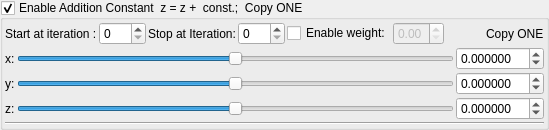
    <widget class="MyGroupBox" name="groupCheck_transform_additionConstant1_enabled">
     <property name="title">
      <string>Enable Addition Constant  z = z +  const.;  Copy ONE</string>
     </property>
     <property name="checkable">
      <bool>true</bool>
     </property>
     <layout class="QVBoxLayout" name="verticalLayout_11" stretch="0,0,0">
      <property name="spacing">
       <number>2</number>
      </property>
      <property name="leftMargin">
       <number>2</number>
      </property>
      <property name="topMargin">
       <number>2</number>
      </property>
      <property name="rightMargin">
       <number>2</number>
      </property>
      <property name="bottomMargin">
       <number>2</number>
      </property>
      <item>
       <layout class="QGridLayout" name="gridLayout_3">
        <property name="leftMargin">
         <number>0</number>
        </property>
        <property name="topMargin">
         <number>0</number>
        </property>
        <item row="0" column="3">
         <widget class="MySpinBox" name="spinboxInt_transform_additionConstant1_stop_iterations">
          <property name="sizePolicy">
           <sizepolicy hsizetype="Minimum" vsizetype="Maximum">
            <horstretch>0</horstretch>
            <verstretch>0</verstretch>
           </sizepolicy>
          </property>
          <property name="maximum">
           <number>250</number>
          </property>
         </widget>
        </item>
        <item row="0" column="2">
         <widget class="QLabel" name="label_52">
          <property name="text">
           <string>Stop at Iteration:</string>
          </property>
         </widget>
        </item>
        <item row="0" column="6">
         <widget class="MyDoubleSpinBox" name="spinbox_transform_additionConstant1_weight">
          <property name="enabled">
           <bool>false</bool>
          </property>
          <property name="sizePolicy">
           <sizepolicy hsizetype="Minimum" vsizetype="Maximum">
            <horstretch>0</horstretch>
            <verstretch>0</verstretch>
           </sizepolicy>
          </property>
          <property name="decimals">
           <number>2</number>
          </property>
          <property name="minimum">
           <double>0.000000000000000</double>
          </property>
          <property name="maximum">
           <double>1.000000000000000</double>
          </property>
          <property name="singleStep">
           <double>0.100000000000000</double>
          </property>
         </widget>
        </item>
        <item row="0" column="1">
         <widget class="MySpinBox" name="spinboxInt_transform_additionConstant1_start_iterations">
          <property name="sizePolicy">
           <sizepolicy hsizetype="Minimum" vsizetype="Maximum">
            <horstretch>0</horstretch>
            <verstretch>0</verstretch>
           </sizepolicy>
          </property>
          <property name="minimum">
           <number>0</number>
          </property>
          <property name="maximum">
           <number>250</number>
          </property>
          <property name="value">
           <number>0</number>
          </property>
         </widget>
        </item>
        <item row="0" column="8">
         <widget class="QLabel" name="label_116">
          <property name="text">
           <string>Copy ONE</string>
          </property>
         </widget>
        </item>
        <item row="0" column="0">
         <widget class="QLabel" name="label_49">
          <property name="sizePolicy">
           <sizepolicy hsizetype="Preferred" vsizetype="Preferred">
            <horstretch>0</horstretch>
            <verstretch>0</verstretch>
           </sizepolicy>
          </property>
          <property name="text">
           <string>Start at iteration :</string>
          </property>
         </widget>
        </item>
        <item row="0" column="7">
         <spacer name="horizontalSpacer_2">
          <property name="orientation">
           <enum>Qt::Horizontal</enum>
          </property>
          <property name="sizeHint" stdset="0">
           <size>
            <width>40</width>
            <height>20</height>
           </size>
          </property>
         </spacer>
        </item>
        <item row="0" column="4">
         <widget class="QCheckBox" name="checkBox_transform_additionConstant1_weight_enabled">
          <property name="text">
           <string>Enable weight:</string>
          </property>
         </widget>
        </item>
       </layout>
      </item>
      <item>
       <layout class="QGridLayout" name="gridLayout_13">
        <property name="spacing">
         <number>2</number>
        </property>
        <item row="2" column="2">
         <widget class="MyDoubleSpinBox" name="spinbox3_transform_additionConstant1_z">
          <property name="sizePolicy">
           <sizepolicy hsizetype="Minimum" vsizetype="Maximum">
            <horstretch>0</horstretch>
            <verstretch>0</verstretch>
           </sizepolicy>
          </property>
          <property name="decimals">
           <number>6</number>
          </property>
          <property name="minimum">
           <double>-99.989999999999995</double>
          </property>
          <property name="singleStep">
           <double>0.100000000000000</double>
          </property>
         </widget>
        </item>
        <item row="1" column="2">
         <widget class="MyDoubleSpinBox" name="spinbox3_transform_additionConstant1_y">
          <property name="sizePolicy">
           <sizepolicy hsizetype="Minimum" vsizetype="Maximum">
            <horstretch>0</horstretch>
            <verstretch>0</verstretch>
           </sizepolicy>
          </property>
          <property name="decimals">
           <number>6</number>
          </property>
          <property name="minimum">
           <double>-99.989999999999995</double>
          </property>
          <property name="singleStep">
           <double>0.100000000000000</double>
          </property>
         </widget>
        </item>
        <item row="0" column="2">
         <widget class="MyDoubleSpinBox" name="spinbox3_transform_additionConstant1_x">
          <property name="sizePolicy">
           <sizepolicy hsizetype="Minimum" vsizetype="Maximum">
            <horstretch>0</horstretch>
            <verstretch>0</verstretch>
           </sizepolicy>
          </property>
          <property name="prefix">
           <string/>
          </property>
          <property name="decimals">
           <number>6</number>
          </property>
          <property name="minimum">
           <double>-99.989999999999995</double>
          </property>
          <property name="singleStep">
           <double>0.100000000000000</double>
          </property>
         </widget>
        </item>
        <item row="0" column="0">
         <widget class="QLabel" name="label_3">
          <property name="text">
           <string>x:</string>
          </property>
         </widget>
        </item>
        <item row="2" column="1">
         <widget class="QSlider" name="slider3_transform_additionConstant1_z">
          <property name="sizePolicy">
           <sizepolicy hsizetype="Expanding" vsizetype="Maximum">
            <horstretch>0</horstretch>
            <verstretch>0</verstretch>
           </sizepolicy>
          </property>
          <property name="minimum">
           <number>-5000000</number>
          </property>
          <property name="maximum">
           <number>5000000</number>
          </property>
          <property name="orientation">
           <enum>Qt::Horizontal</enum>
          </property>
         </widget>
        </item>
        <item row="2" column="0">
         <widget class="QLabel" name="label_11">
          <property name="text">
           <string>z:</string>
          </property>
         </widget>
        </item>
        <item row="0" column="1">
         <widget class="QSlider" name="slider3_transform_additionConstant1_x">
          <property name="sizePolicy">
           <sizepolicy hsizetype="Expanding" vsizetype="Maximum">
            <horstretch>0</horstretch>
            <verstretch>0</verstretch>
           </sizepolicy>
          </property>
          <property name="minimum">
           <number>-5000000</number>
          </property>
          <property name="maximum">
           <number>5000000</number>
          </property>
          <property name="orientation">
           <enum>Qt::Horizontal</enum>
          </property>
         </widget>
        </item>
        <item row="1" column="0">
         <widget class="QLabel" name="label_4">
          <property name="text">
           <string>y:</string>
          </property>
         </widget>
        </item>
        <item row="1" column="1">
         <widget class="QSlider" name="slider3_transform_additionConstant1_y">
          <property name="sizePolicy">
           <sizepolicy hsizetype="Expanding" vsizetype="Maximum">
            <horstretch>0</horstretch>
            <verstretch>0</verstretch>
           </sizepolicy>
          </property>
          <property name="minimum">
           <number>-5000000</number>
          </property>
          <property name="maximum">
           <number>5000000</number>
          </property>
          <property name="orientation">
           <enum>Qt::Horizontal</enum>
          </property>
         </widget>
        </item>
       </layout>
      </item>
      <item>
       <widget class="Line" name="line_11">
        <property name="orientation">
         <enum>Qt::Horizontal</enum>
        </property>
       </widget>
      </item>
     </layout>
    </widget>
